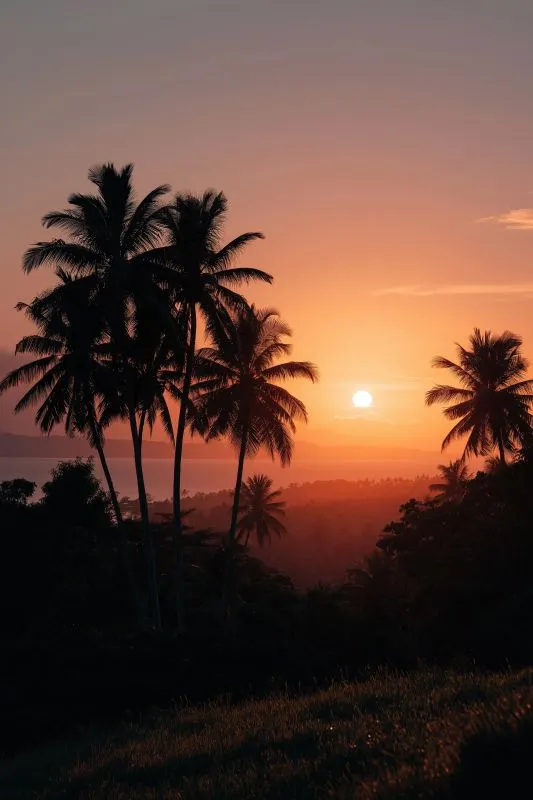
#> input picture image.jpg, 533 x 800 px
$ python Spatial_Low_High_Pass.py
#> lines starting #> are read from the running program, lines starting #| are printed output that depends on the picture
import cv2
import matplotlib.pyplot as plt
img = cv2.imread("image.jpg", 0)
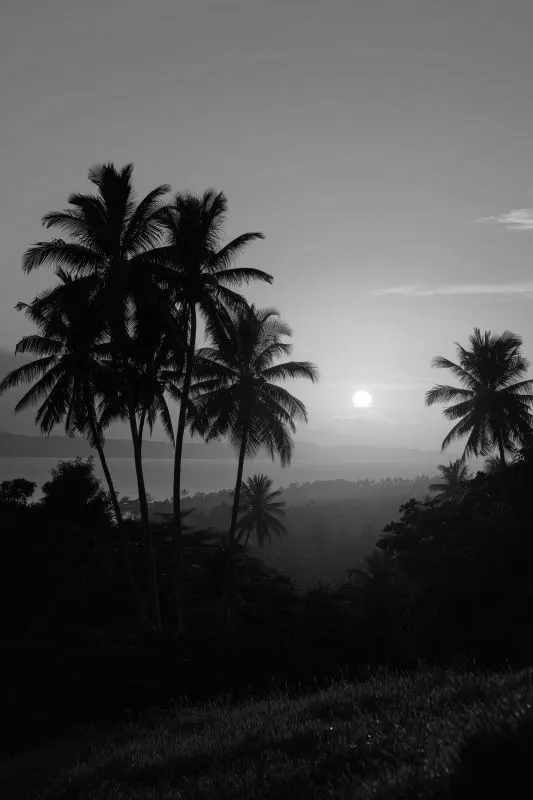
#> img: shape (800, 533); min 0, max 255, mean 73.8
# Low Pass Filter
low_pass = cv2.GaussianBlur(img, (5, 5), 0)
# High Pass Filter
blur = cv2.GaussianBlur(img, (5, 5), 0)
high_pass = cv2.subtract(img, blur)
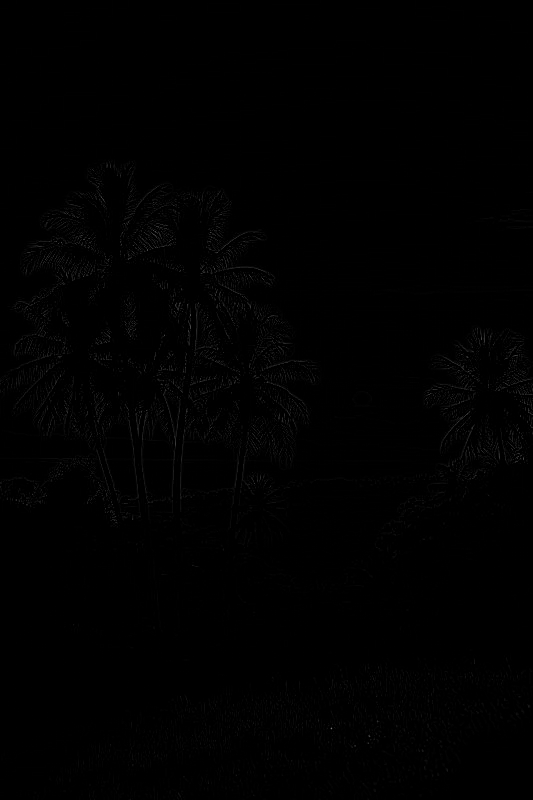
#> high_pass: shape (800, 533); min 0, max 116, mean 0.9
plt.figure(figsize=(10, 6))
plt.subplot(1, 3, 1)
plt.imshow(img, cmap="gray")
plt.title("Original")
plt.axis("off")
plt.subplot(1, 3, 2)
plt.imshow(low_pass, cmap="gray")
plt.title("Low Pass Filter")
plt.axis("off")
plt.subplot(1, 3, 3)
plt.imshow(high_pass, cmap="gray")
plt.title("High Pass Filter")
plt.axis("off")
plt.show()
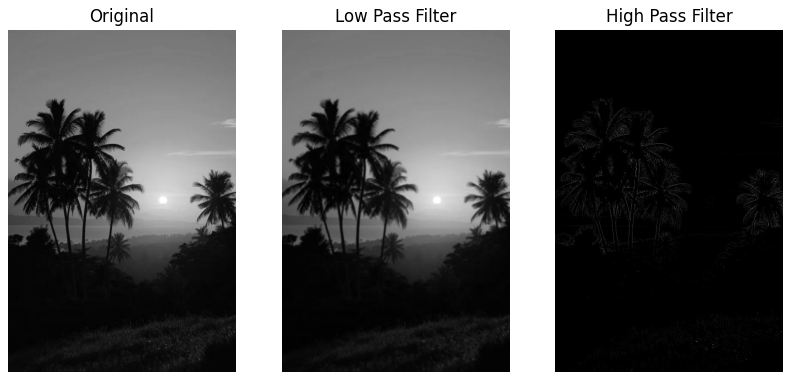
#> figure drawn by matplotlib, 3 panels
